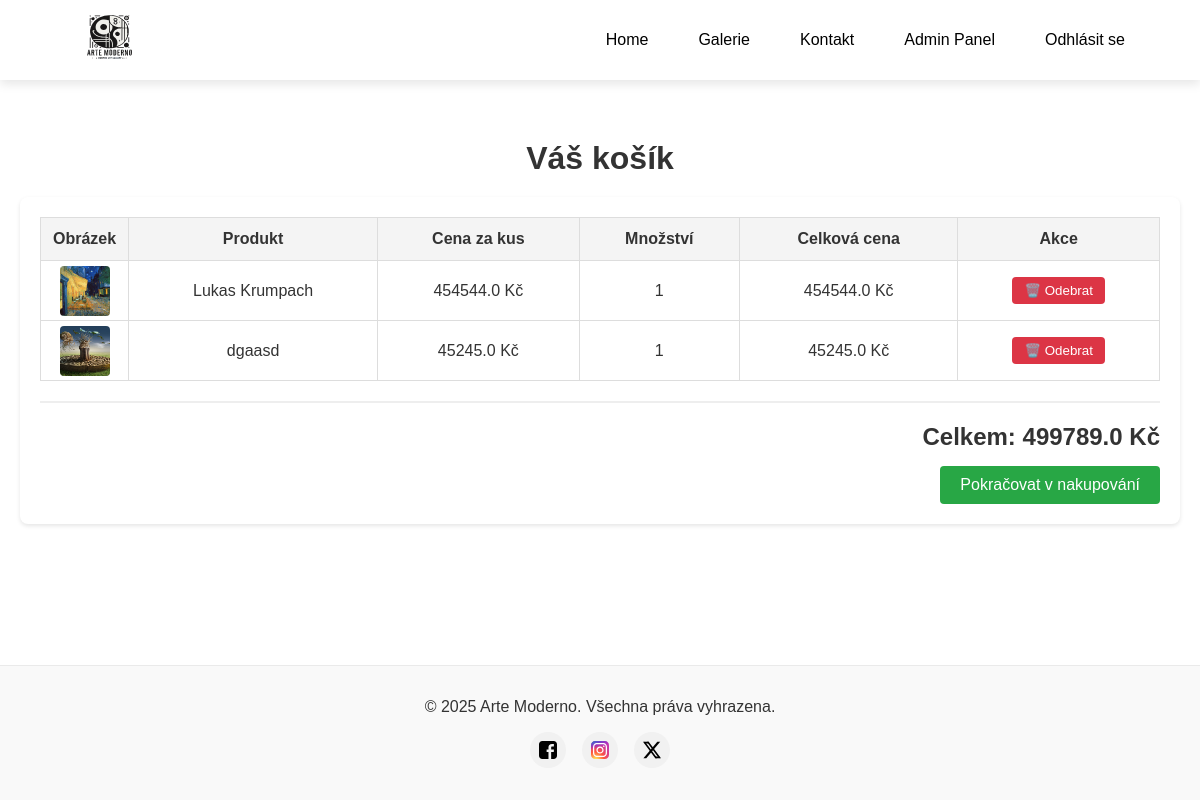
The page /cart/view (signed in) on the database its author committed.
### app/models.py (models this page shows, shortened)
class CartItem(db.Model):
    id = db.Column(db.Integer, primary_key=True)
    user_id = db.Column(db.Integer, db.ForeignKey('user.id'), nullable=False)
    product_id = db.Column(db.Integer, db.ForeignKey('product.id', ondelete="CASCADE"), nullable=False)
    quantity = db.Column(db.Integer, default=1, nullable=False)
    product = db.relationship('Product', backref=db.backref('cart_items', cascade='all, delete'))

class Product(db.Model):
    id = db.Column(db.Integer, primary_key=True)
    position_id = db.Column(db.Integer, unique=True, nullable=False)
    name = db.Column(db.String(150), nullable=False)
    description = db.Column(db.Text, nullable=True)
    price = db.Column(db.Float, nullable=False)
    image_filename = db.Column(db.String(300), nullable=True)  # Název souboru obrázku
    stock = db.Column(db.Integer, nullable=False, default=0)
    created_at = db.Column(db.DateTime, default=datetime.utcnow)

### app/views/cart_routes.py (the view)
@cart.route('/view', methods=['GET'])
@login_required
def view_cart():
    orphaned_items = CartItem.query.filter(~CartItem.product.has()).all()
    for item in orphaned_items:
        db.session.delete(item)
    db.session.commit()
    cart_items = CartItem.query.filter_by(user_id=current_user.id).all()
    total_price = sum(item.product.price * item.quantity for item in cart_items)
    return render_template('cart.html', cart_items=cart_items, total_price=total_price)

### app/templates/cart.html (shortened to what this page needs)
{% extends "layout.html" %} {% block title %}Košík{% endblock %} {% block
content %}
<div class="cart-wrapper">
  <h1>Váš košík</h1>
  <div class="cart-container">
    {% if cart_items %}
    <table class="cart-table">
      <thead>
        <tr>
          <th>Obrázek</th>
          <th>Produkt</th>
          <th>Cena za kus</th>
          <th>Množství</th>
          <th>Celková cena</th>
          <th>Akce</th>
        </tr>
      </thead>
      <tbody>
        {% for item in cart_items %}
        <tr class="cart-item-row" data-product-id="{{ item.product.id }}">
          <td class="image-cell">
            {% if item.product.image_filename %}
            <div class="image-container">
              <img
                src="{{ url_for('static', filename='uploads/' ~ item.product.image_filename) }}"
                alt="{{ item.product.name }}"
                class="product-thumbnail"
              />
            </div>
            {% else %}
            <div class="image-container no-image">
              <span>Žádný obrázek</span>
            </div>
            {% endif %}
          </td>
          <td>{{ item.product.name }}</td>
          <td>{{ item.product.price }} Kč</td>
          <td>{{ item.quantity }}</td>
          <td>{{ item.product.price * item.quantity }} Kč</td>
          <td>
            <button
              class="remove-from-cart btn-delete"
              data-product-id="{{ item.product.id }}"
            >
              🗑️ Odebrat
            </button>
          </td>
        </tr>
        {% endfor %}
      </tbody>
    </table>
    <div class="cart-summary">
      <h2>Celkem: {{ total_price }} Kč</h2>
      <a href="{{ url_for('views.galerie') }}" class="btn-continue"
        >Pokračovat v nakupování</a
      >
    </div>
    {% endif %}
  </div>
</div>
{% endblock %}

### app/static/css/main.css (style rules this page uses)
* { margin: 0; padding: 0; box-sizing: border-box; }
body { font-family: "Montserrat", sans-serif; color: #333; background-color: #ffffff; display: flex; flex-direction: column; min-height: 100vh; }

### app/templates/cart.html (style rules this page uses)
.cart-wrapper { max-width: 1200px; margin: 0 auto; padding: 20px; }
h1 { color: #333; text-align: center; margin-bottom: 20px; }
.cart-container { background-color: white; border-radius: 8px; box-shadow: 0 2px 4px rgba(0, 0, 0, 0.1); padding: 20px; }
.cart-table { width: 100%; border-collapse: collapse; margin-bottom: 20px; }
.cart-table th, .cart-table td { border: 1px solid #ddd; padding: 12px; text-align: center; }
.cart-table th { background-color: #f4f4f4; color: #333; font-weight: 600; }
.image-cell { width: 60px; height: 60px; padding: 4px !important; }
.image-container { width: 50px; height: 50px; display: flex; align-items: center; justify-content: center; margin: 0 auto; background-color: #f8f9fa; border-radius: 4px; overflow: hidden; }
.product-thumbnail { width: 50px; height: 50px; object-fit: cover; display: block; }
.btn-delete { background-color: #dc3545; color: white; border: none; padding: 6px 12px; border-radius: 4px; cursor: pointer; transition: background-color 0.2s; }
.cart-summary { text-align: right; margin-top: 20px; padding-top: 20px; border-top: 2px solid #eee; }
.cart-summary h2 { color: #333; margin-bottom: 15px; }
.btn-continue { display: inline-block; background-color: #28a745; color: white; padding: 10px 20px; text-decoration: none; border-radius: 4px; transition: background-color 0.2s; }

### rows shown on the page
CartItem: image_filename (picture), product.name "Lukas Krumpach", product.price "454544.0", quantity "1", item.product.price*item.quantity "454544.0"
CartItem: image_filename (picture), product.name "dgaasd", product.price "45245.0", quantity "1", item.product.price*item.quantity "45245.0"

### other values the page prints
{{ total_price }} "499789.0"
